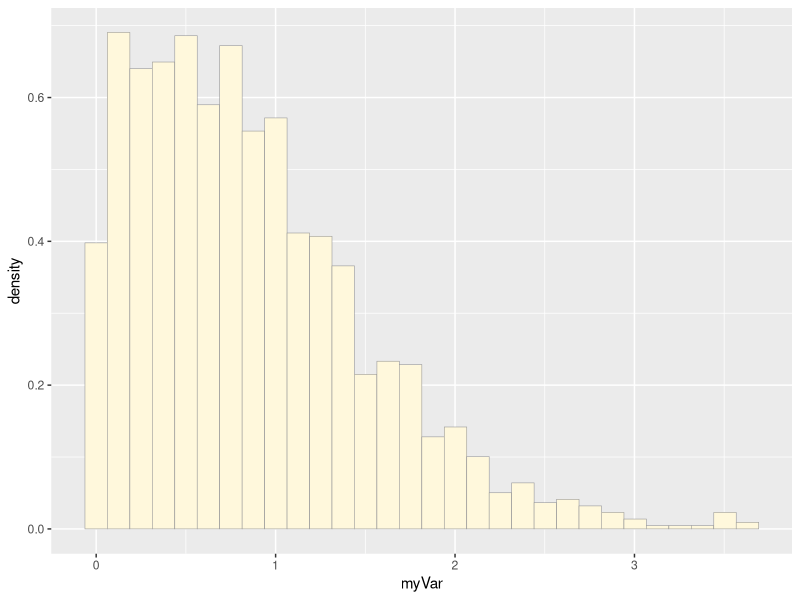
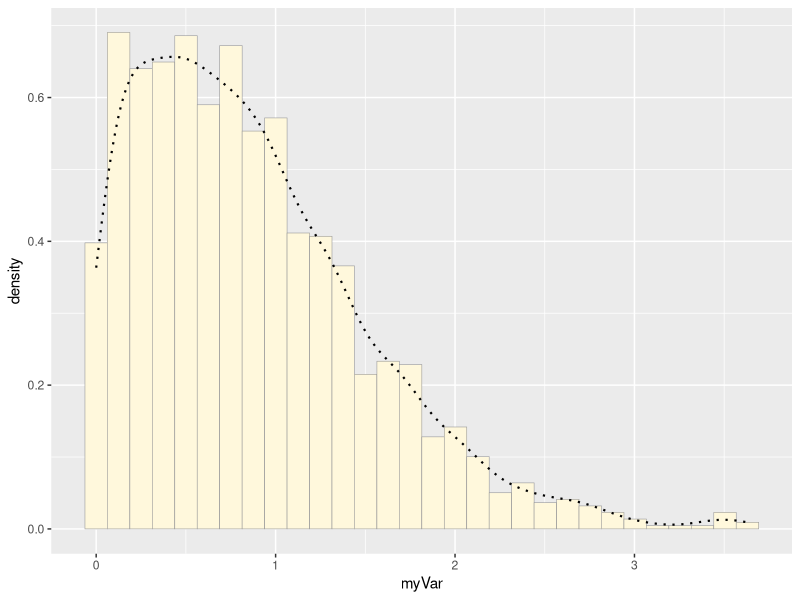
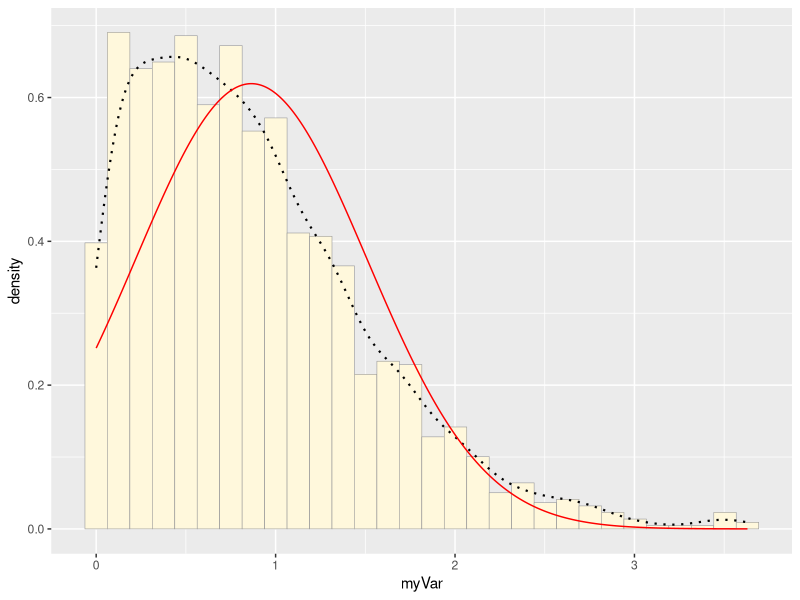
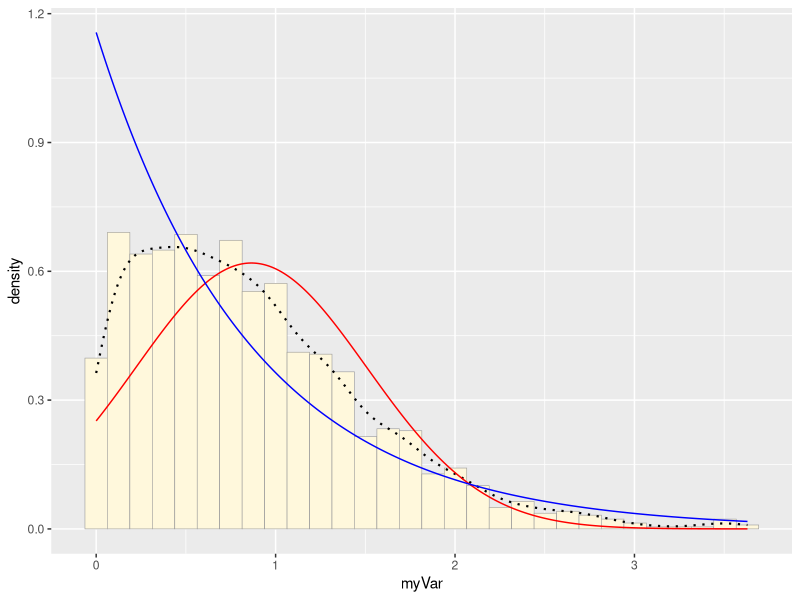
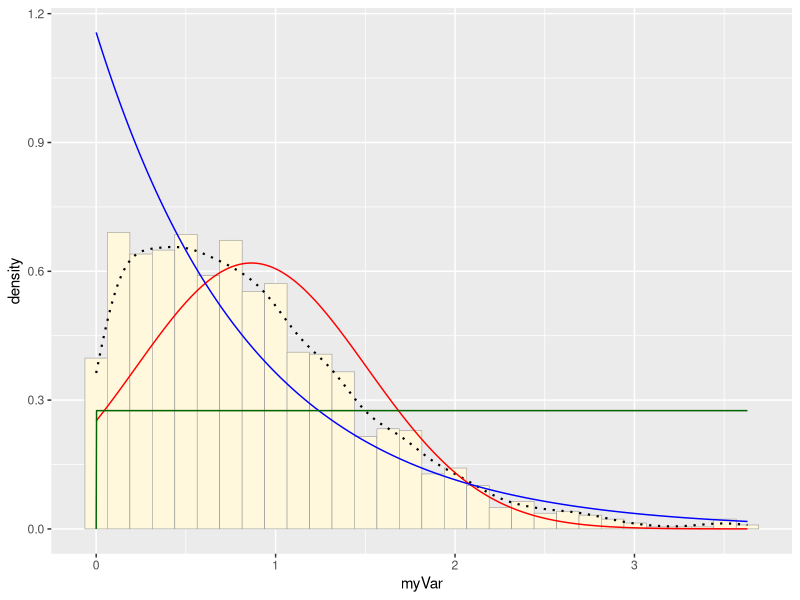
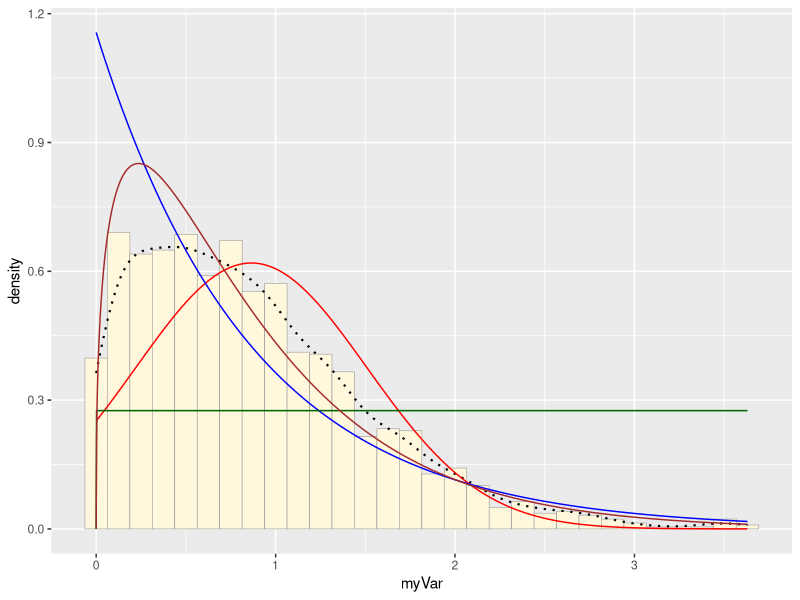
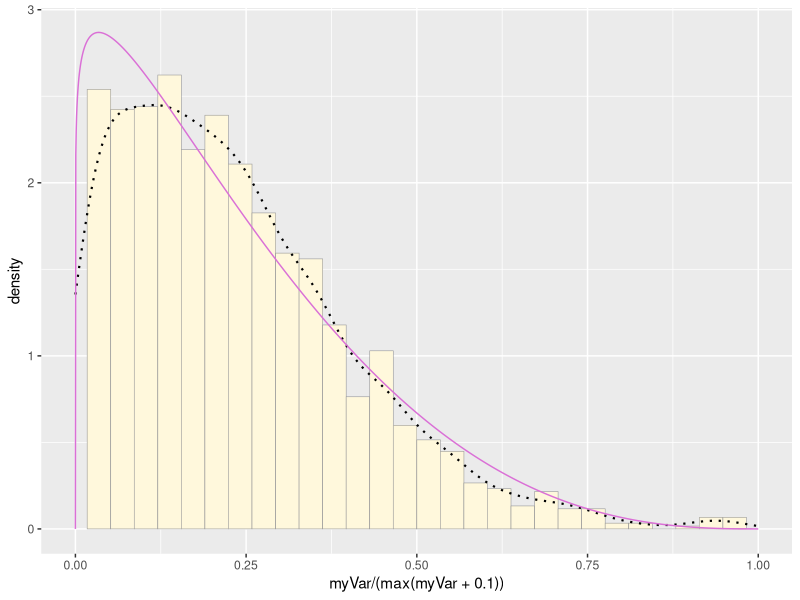

Generate these figures, in order, with R:
## ---- chunk 1
knitr::opts_chunk$set(echo = TRUE)
## ---- chunk 2
library(ggplot2) # for graphics
library(MASS) # for maximum likelihood estimation
## ---- chunk 3
# quick and dirty, a truncated normal distribution to work on the solution set

z <- rnorm(n=3000,mean=0.2)
z <- data.frame(1:3000,z)
names(z) <- list("ID","myVar")
z <- z[z$myVar>0,]
str(z)
summary(z$myVar)
## ---- chunk 4
p1 <- ggplot(data=z, aes(x=myVar, y=..density..)) +
  geom_histogram(color="grey60",fill="cornsilk",size=0.2) 
print(p1)
## ---- chunk 5
p1 <-  p1 +  geom_density(linetype="dotted",size=0.75)
print(p1)
## ---- chunk 6
normPars <- fitdistr(z$myVar,"normal")
print(normPars)
str(normPars)
normPars$estimate["mean"] # note structure of getting a named attribute
## ---- chunk 7
meanML <- normPars$estimate["mean"]
sdML <- normPars$estimate["sd"]

xval <- seq(0,max(z$myVar),len=length(z$myVar))

stat <- stat_function(aes(x = xval, y = ..y..), fun = dnorm, colour="red", n = length(z$myVar), args = list(mean = meanML, sd = sdML))
 p1 + stat
## ---- chunk 8
expoPars <- fitdistr(z$myVar,"exponential")
rateML <- expoPars$estimate["rate"]

stat2 <- stat_function(aes(x = xval, y = ..y..), fun = dexp, colour="blue", n = length(z$myVar), args = list(rate=rateML))
 p1 + stat + stat2
## ---- chunk 9
stat3 <- stat_function(aes(x = xval, y = ..y..), fun = dunif, colour="darkgreen", n = length(z$myVar), args = list(min=min(z$myVar), max=max(z$myVar)))
 p1 + stat + stat2 + stat3
## ---- chunk 10
gammaPars <- fitdistr(z$myVar,"gamma")
shapeML <- gammaPars$estimate["shape"]
rateML <- gammaPars$estimate["rate"]

stat4 <- stat_function(aes(x = xval, y = ..y..), fun = dgamma, colour="brown", n = length(z$myVar), args = list(shape=shapeML, rate=rateML))
 p1 + stat + stat2 + stat3 + stat4
## ---- chunk 11
pSpecial <- ggplot(data=z, aes(x=myVar/(max(myVar + 0.1)), y=..density..)) +
  geom_histogram(color="grey60",fill="cornsilk",size=0.2) + 
  xlim(c(0,1)) +
  geom_density(size=0.75,linetype="dotted")

betaPars <- fitdistr(x=z$myVar/max(z$myVar + 0.1),start=list(shape1=1,shape2=2),"beta")
shape1ML <- betaPars$estimate["shape1"]
shape2ML <- betaPars$estimate["shape2"]

statSpecial <- stat_function(aes(x = xval, y = ..y..), fun = dbeta, colour="orchid", n = length(z$myVar), args = list(shape1=shape1ML,shape2=shape2ML))
pSpecial + statSpecial
